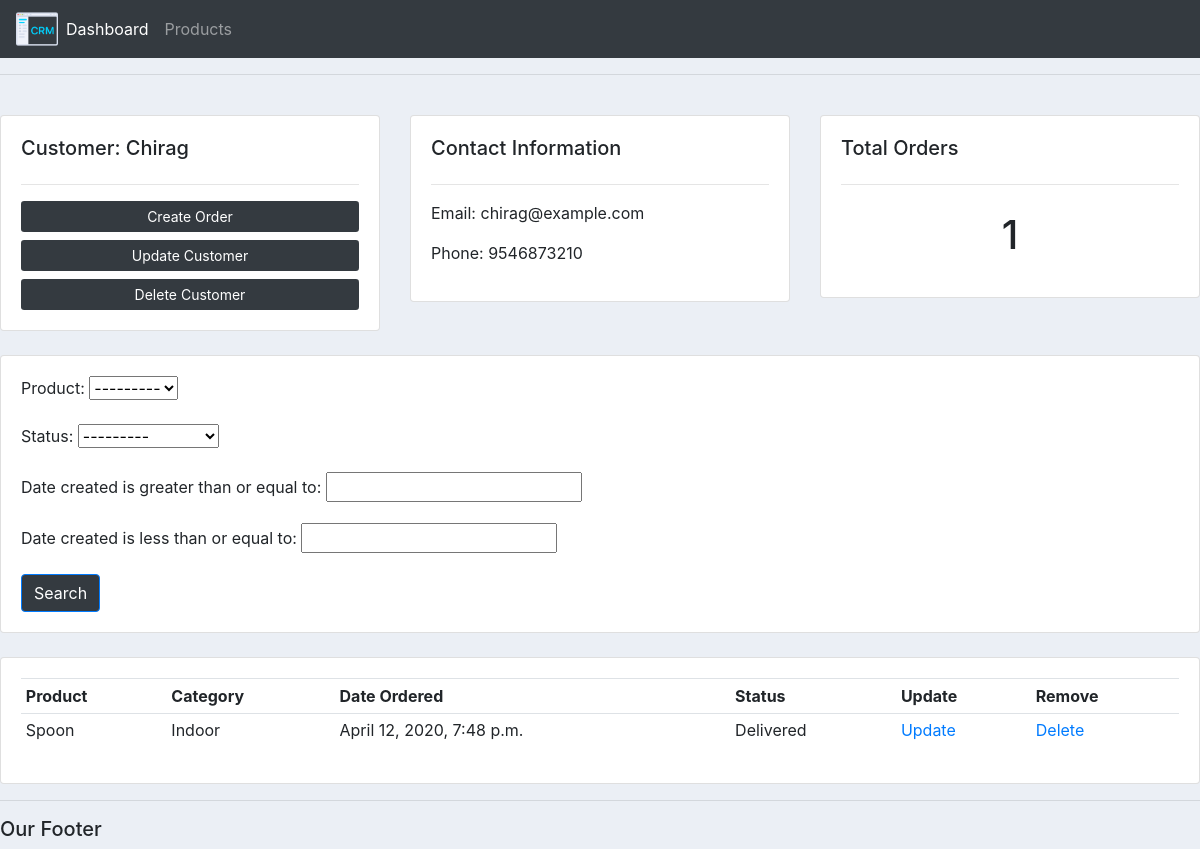
/customer/3/, run on the app's committed database.
### accounts/models.py (models this page shows, shortened)
class Customer(models.Model):
    name = models.CharField(max_length=50, null=False)
    phone = models.BigIntegerField(null=False)
    email = models.EmailField(null=True)
    date_created = models.DateTimeField(auto_now_add=True)

class Order(models.Model):
    STATUS = (
        ('Pending', 'Pending'),
        ('Out for Delivery', "Out for Delivery"),
        ('Delivered', 'Delivered')
    )
    customer = models.ForeignKey(Customer, null=True, on_delete=models.SET_NULL, related_name='customer_orders')
    product = models.ForeignKey(Product, null=True, on_delete=models.SET_NULL, related_name='product_orders')
    date_created = models.DateTimeField(auto_now_add=True)
    status = models.CharField(choices=STATUS, null=False, max_length=50)

class Product(models.Model):
    name = models.CharField(max_length=50, null=False)
    price = models.FloatField(null=False)
    CATEGORY = (
        ('Indoor', 'Indoor'),
        ('Outdoor', 'Outdoor')
    )
    category = models.CharField(max_length=50, null=True, choices=CATEGORY)
    description = models.CharField(max_length=200, null=True)
    date_created = models.DateTimeField(auto_now_add=True)
    tags = models.ManyToManyField(Tag, related_name='tag_set')
    def __str__(self):
        return self.name

### accounts/views.py (the view)
# urls.py: path('customer/<int:pk>/', views.customer, name='customer'),
def customer(request, pk):
    customer = Customer.objects.get(id=pk)
    customer_order_set = customer.customer_orders.all()
    customer_order_set_count = customer.customer_orders.count()
    CustomerOrderFilter = OrderFilter(request.GET, queryset=customer_order_set)
    customer_order_set = CustomerOrderFilter.qs
    context = {
        'customer': customer,
        'customer_order_set': customer_order_set,
        'customer_order_set_count': customer_order_set_count,
        'CustomerOrderFilter': CustomerOrderFilter
    }
    return render(request, 'customer.html', context=context)

### accounts/templates/customer.html (shortened to what this page needs)
{% extends 'main.html' %}
{% block content %}
	<br>
<div class="row">
	<div class="col-md">
		<div class="card card-body">
			<h5>Customer: {{customer.name}}</h5>
			<hr>
			<a class="btn btn-sm btn-block bg-dark" style="color: white;" href="{% url 'create_customer_order' customer.id %}">Create Order</a>
			<a class="btn btn-sm btn-block bg-dark" style="color: white;" href="{% url 'update_customer' customer.id %}">Update Customer</a>
			<a class="btn btn-sm btn-block bg-dark" style="color: white;" href="{% url 'delete_customer' customer.id %}">Delete Customer</a>
		</div>
	</div>
	<div class="col-md">
		<div class="card card-body">
			<h5>Contact Information</h5>
			<hr>
			<p>Email: {{customer.email}}</p>
			<p>Phone: {{customer.phone}}</p>
		</div>
	</div>
	<div class="col-md">
		<div class="card card-body">
			<h5>Total Orders</h5>
			<hr>
			<h1 style="text-align: center;padding: 10px">{{ customer_order_set_count }}</h1>
		</div>
	</div>
</div>
<br>
<div class="row">
	<div class="col">
		<div class="card card-body">
			<form method="get">
			{{ CustomerOrderFilter.form.as_p }}
            <button class="btn btn-primary bg-dark" style="color: white;" type="submit">Search</button>
		  </form>
		</div>
	</div>
</div>
<br>
<div class="row">
	<div class="col-md">
		<div class="card card-body">
			<table class="table table-sm">
				<tr>
					<th>Product</th>
					<th>Category</th>
					<th>Date Ordered</th>
					<th>Status</th>
					<th>Update</th>
					<th>Remove</th>
				</tr>
				{% if customer_order_set_count > 0 %}
				{% for customer_order in customer_order_set %}
				<tr>
					<td>{{customer_order.product}}</td>
					<td>{{customer_order.product.category}}</td>
					<td>{{customer_order.date_created}}</td>
					<td>{{customer_order.status}}</td>
					<td><a href="{% url 'update_order' customer_order.id %}">Update</a></td>
                    <td><a href="{% url 'delete_order' customer_order.id %}">Delete</a></td>
				</tr>
				{% endfor %}
				{% endif %}
			</table>
		</div>
	</div>
</div>
{% endblock %}

### accounts/static/css/main.css (style rules this page uses)
body { background-color: #ebeff5; }

### data on the page
Customer: name "Chirag", email "chirag@example.com", phone "9546873210"
Order: product "Spoon", product.category "Indoor", date_created "April 12, 2020, 7:48 p.m.", status "Delivered"

### other printed values
{{ customer_order_set_count }} "1"
